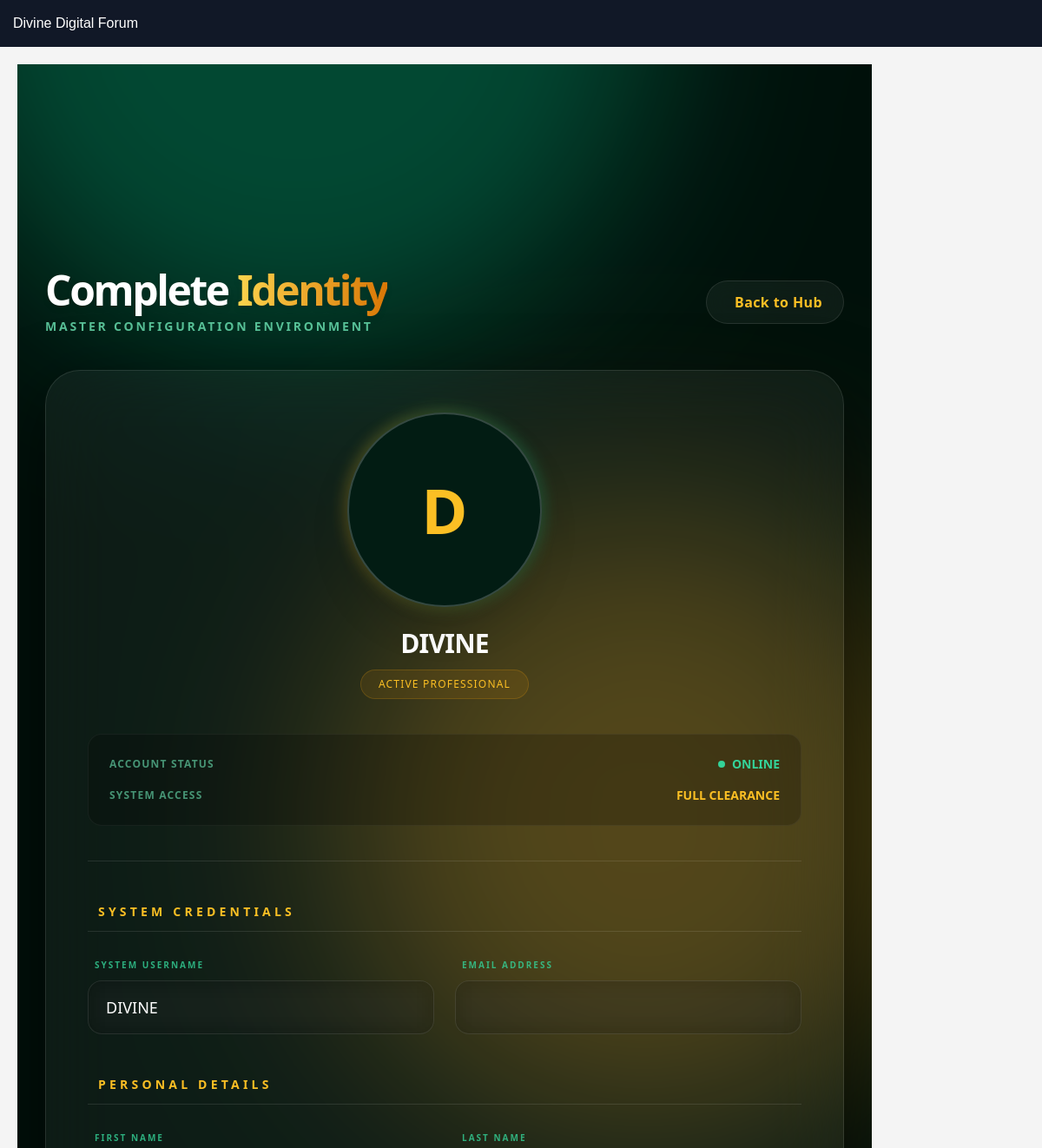
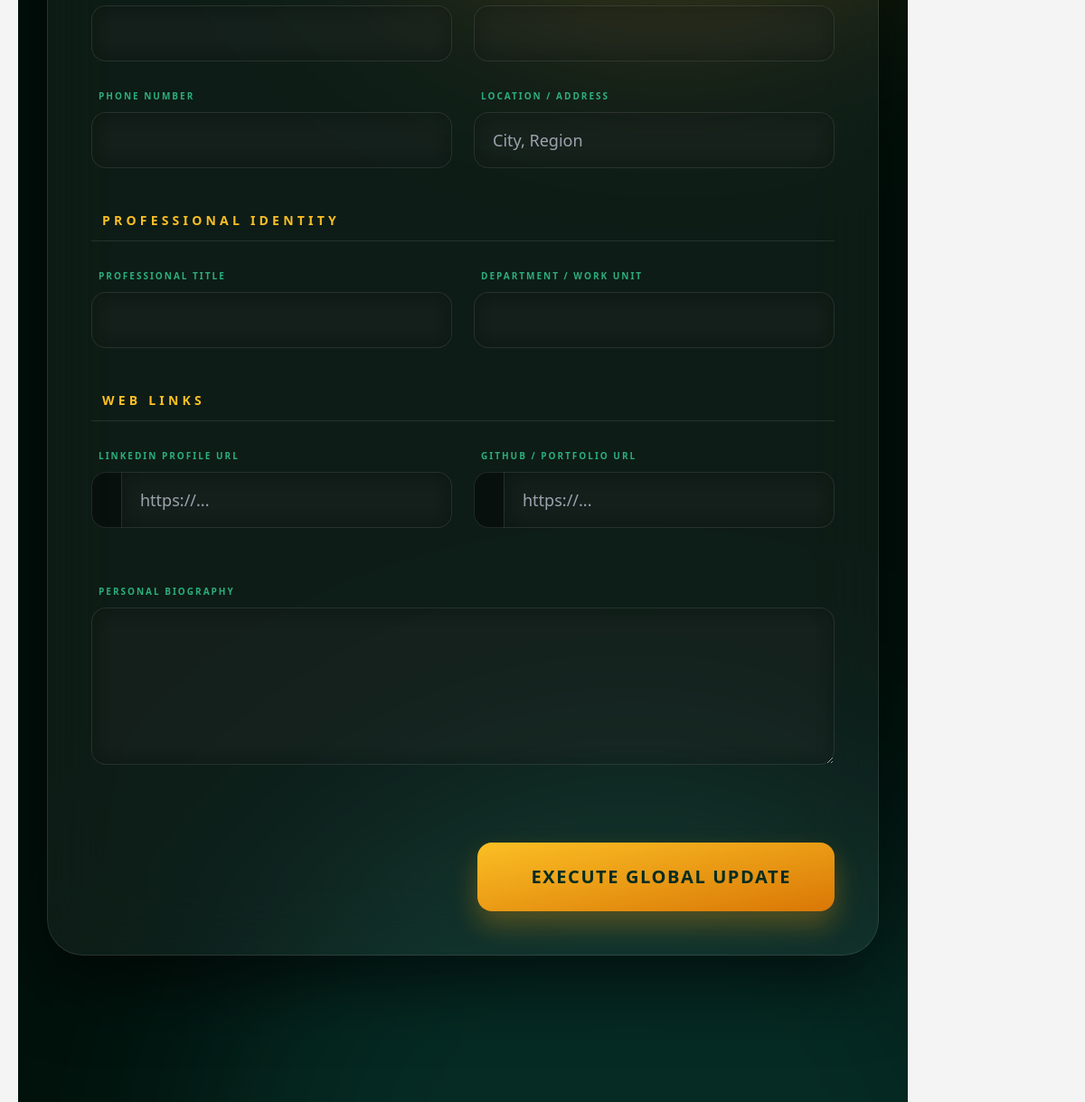
The app's page /dashboard/worker/edit/7/ (signed in) with its own data (2 pictures, top to bottom).
### accounts/models.py (models this page shows, shortened)
class CustomUser(AbstractUser):
    is_worker = models.BooleanField(default=False)
    is_admin = models.BooleanField(default=False)

### dashboard/views.py (the view)
# urls.py: path('worker/edit/<int:user_id>/', views.edit_worker_profile, name='edit_worker_profile'),
@login_required
def edit_worker_profile(request, user_id):
    worker = get_object_or_404(User, id=user_id)
    profile, _ = WorkerProfile.objects.get_or_create(user=worker)
    if request.method == 'POST':
        access_level = request.POST.get('access_level')
        if access_level and request.user.is_superuser:
            profile.access_level = access_level
            profile.save()
        return redirect('dashboard:admin_dashboard' if request.user.is_superuser else 'dashboard:worker_dashboard')
    return render(request, 'dashboard/edit_worker_profile.html', {'worker': worker})

### dashboard/templates/dashboard/edit_worker_profile.html (shortened to what this page needs)
{% extends 'main_base.html' %}
{% load static %}
{% block content %}
<div class="relative min-h-screen overflow-hidden bg-[#00100a] text-slate-100 font-sans antialiased py-12 px-4 sm:px-6 lg:px-8 flex items-center justify-center">
    <div class="absolute top-[-20%] left-[-10%] w-[70vw] h-[70vw] rounded-full mix-blend-screen filter blur-[100px] opacity-40 animate-blob bg-emerald-600 pointer-events-none"></div>
    <div class="absolute top-[20%] right-[-10%] w-[60vw] h-[60vw] rounded-full mix-blend-screen filter blur-[120px] opacity-30 animate-blob animation-delay-2000 bg-amber-500 pointer-events-none"></div>
    <div class="absolute bottom-[-20%] left-[20%] w-[80vw] h-[80vw] rounded-full mix-blend-screen filter blur-[120px] opacity-30 animate-blob animation-delay-4000 bg-teal-800 pointer-events-none"></div>
    <div class="relative z-10 w-full max-w-7xl mx-auto">
        <div class="flex flex-col md:flex-row justify-between items-center mb-10 gap-6">
            <div>
                <h1 class="text-4xl md:text-5xl font-extrabold tracking-tighter text-white drop-shadow-md">
                    Complete <span class="text-transparent bg-clip-text bg-gradient-to-r from-amber-300 to-amber-600">Identity</span>
                </h1>
                <p class="text-emerald-300/80 mt-2 text-sm uppercase tracking-[0.2em] font-semibold">Master Configuration Environment</p>
            </div>
            <a href="{% url 'dashboard:worker_dashboard' %}" class="px-6 py-3 bg-white/5 hover:bg-white/10 border border-white/10 rounded-full backdrop-blur-md text-amber-400 font-semibold tracking-wide transition-all duration-300 hover:shadow-[0_0_20px_rgba(245,158,11,0.2)] hover:-translate-y-1 flex items-center gap-2">
                 Back to Hub
            </a>
        </div>
        <form method="POST" enctype="multipart/form-data" class="bg-white/5 backdrop-blur-[40px] border border-white/10 rounded-[2.5rem] p-8 md:p-12 shadow-[0_30px_80px_rgba(0,0,0,0.6)]">
            <div class="grid grid-cols-1 xl:grid-cols-12 gap-12">
                <div class="xl:col-span-4 flex flex-col items-center border-b xl:border-b-0 xl:border-r border-white/10 pb-10 xl:pb-0 xl:pr-10">
                    <div class="relative group cursor-pointer mb-6">
                        <div class="relative w-56 h-56 rounded-full bg-[#021c13] border-2 border-white/20 overflow-hidden flex items-center justify-center shadow-2xl">
                            <span class="text-7xl font-black text-amber-400">{{ user.username|slice:":1"|upper|default:"W" }}</span>
                        </div>
                    </div>
                    <h2 class="text-3xl font-bold text-white tracking-tight text-center">{{ user.username }}</h2>
                    <p class="text-amber-400 font-medium tracking-widest uppercase text-xs mt-3 bg-amber-500/10 px-5 py-2 rounded-full border border-amber-500/20 text-center">
                        {{ user.profile.job_title|default:"Active Professional" }}
                    </p>
                    <div class="w-full mt-10 bg-black/20 rounded-2xl p-6 border border-white/5 space-y-4">
                        <div class="flex justify-between items-center">
                            <span class="text-xs text-emerald-300/60 uppercase font-bold tracking-widest">Account Status</span>
                            <span class="text-emerald-400 text-sm font-black flex items-center gap-2">
                                <span class="w-2 h-2 rounded-full bg-emerald-400 animate-pulse"></span> ONLINE
                            </span>
                        </div>
                        <div class="flex justify-between items-center">
                            <span class="text-xs text-emerald-300/60 uppercase font-bold tracking-widest">System Access</span>
                            <span class="text-amber-400 text-sm font-black">FULL CLEARANCE</span>
                        </div>
                    </div>
                </div>
                <div class="xl:col-span-8 space-y-12">
                    <div>
                        <h3 class="text-amber-400 font-bold text-sm uppercase tracking-[0.3em] flex items-center gap-3 mb-6 border-b border-white/10 pb-3">
                             System Credentials
                        </h3>
                        <div class="grid grid-cols-1 md:grid-cols-2 gap-6">
                            <div class="space-y-2">
                                <label class="text-[10px] font-black uppercase tracking-[0.2em] text-emerald-400/80 ml-2">System Username</label>
                                <input type="text" name="username" value="{{ user.username }}" class="w-full bg-black/20 backdrop-blur-md border border-white/10 text-white px-5 py-4 rounded-2xl text-lg font-medium outline-none transition-all duration-300 focus:bg-black/40 focus:border-amber-400/50 focus:ring-1 focus:ring-amber-400/30">
                            </div>
                            <div class="space-y-2">
                                <label class="text-[10px] font-black uppercase tracking-[0.2em] text-emerald-400/80 ml-2">Email Address</label>
                                <input type="email" name="email" value="{{ user.email }}" class="w-full bg-black/20 backdrop-blur-md border border-white/10 text-white px-5 py-4 rounded-2xl text-lg font-medium outline-none transition-all duration-300 focus:bg-black/40 focus:border-amber-400/50 focus:ring-1 focus:ring-amber-400/30">
                            </div>
                        </div>
                    </div>
                    <div>
                        <h3 class="text-amber-400 font-bold text-sm uppercase tracking-[0.3em] flex items-center gap-3 mb-6 border-b border-white/10 pb-3">
                             Personal Details
                        </h3>
                        <div class="grid grid-cols-1 md:grid-cols-2 gap-6">
                            <div class="space-y-2">
                                <label class="text-[10px] font-black uppercase tracking-[0.2em] text-emerald-400/80 ml-2">First Name</label>
                                <input type="text" name="first_name" value="{{ user.first_name|default:'' }}" class="w-full bg-black/20 backdrop-blur-md border border-white/10 text-white px-5 py-4 rounded-2xl text-lg font-medium outline-none transition-all duration-300 focus:bg-black/40 focus:border-amber-400/50 focus:ring-1 focus:ring-amber-400/30">
                            </div>
                            <div class="space-y-2">
                                <label class="text-[10px] font-black uppercase tracking-[0.2em] text-emerald-400/80 ml-2">Last Name</label>
                                <input type="text" name="last_name" value="{{ user.last_name|default:'' }}" class="w-full bg-black/20 backdrop-blur-md border border-white/10 text-white px-5 py-4 rounded-2xl text-lg font-medium outline-none transition-all duration-300 focus:bg-black/40 focus:border-amber-400/50 focus:ring-1 focus:ring-amber-400/30">
                            </div>
                            <div class="space-y-2">
                                <label class="text-[10px] font-black uppercase tracking-[0.2em] text-emerald-400/80 ml-2">Phone Number</label>
                                <input type="text" name="phone" value="{{ user.profile.phone|default:'' }}" class="w-full bg-black/20 backdrop-blur-md border border-white/10 text-white px-5 py-4 rounded-2xl text-lg font-medium outline-none transition-all duration-300 focus:bg-black/40 focus:border-amber-400/50 focus:ring-1 focus:ring-amber-400/30">
                            </div>
                            <div class="space-y-2">
                                <label class="text-[10px] font-black uppercase tracking-[0.2em] text-emerald-400/80 ml-2">Location / Address</label>
                                <input type="text" name="location" value="{{ user.profile.location|default:'' }}" placeholder="City, Region" class="w-full bg-black/20 backdrop-blur-md border border-white/10 text-white px-5 py-4 rounded-2xl text-lg font-medium outline-none transition-all duration-300 focus:bg-black/40 focus:border-amber-400/50 focus:ring-1 focus:ring-amber-400/30">
                            </div>
                        </div>
                    </div>
                    <div>
                        <h3 class="text-amber-400 font-bold text-sm uppercase tracking-[0.3em] flex items-center gap-3 mb-6 border-b border-white/10 pb-3">
                             Professional Identity
                        </h3>
                        <div class="grid grid-cols-1 md:grid-cols-2 gap-6">
                            <div class="space-y-2">
                                <label class="text-[10px] font-black uppercase tracking-[0.2em] text-emerald-400/80 ml-2">Professional Title</label>
                                <input type="text" name="job_title" value="{{ user.profile.job_title|default:'' }}" class="w-full bg-black/20 backdrop-blur-md border border-white/10 text-white px-5 py-4 rounded-2xl text-lg font-medium outline-none transition-all duration-300 focus:bg-black/40 focus:border-amber-400/50 focus:ring-1 focus:ring-amber-400/30">
                            </div>
                            <div class="space-y-2">
                                <label class="text-[10px] font-black uppercase tracking-[0.2em] text-emerald-400/80 ml-2">Department / Work Unit</label>
                                <input type="text" name="department" value="{{ user.profile.department|default:'' }}" class="w-full bg-black/20 backdrop-blur-md border border-white/10 text-white px-5 py-4 rounded-2xl text-lg font-medium outline-none transition-all duration-300 focus:bg-black/40 focus:border-amber-400/50 focus:ring-1 focus:ring-amber-400/30">
                            </div>
                        </div>
                    </div>
                    <div>
                        <h3 class="text-amber-400 font-bold text-sm uppercase tracking-[0.3em] flex items-center gap-3 mb-6 border-b border-white/10 pb-3">
                             Web Links
                        </h3>
                        <div class="grid grid-cols-1 md:grid-cols-2 gap-6">
                            <div class="space-y-2 relative">
                                <label class="text-[10px] font-black uppercase tracking-[0.2em] text-emerald-400/80 ml-2">LinkedIn Profile URL</label>
                                <div class="flex">
                                    <span class="inline-flex items-center px-4 bg-black/40 border border-r-0 border-white/10 rounded-l-2xl text-emerald-400">
                                    </span>
                                    <input type="url" name="linkedin" value="{{ user.profile.linkedin|default:'' }}" placeholder="https://..." class="w-full bg-black/20 backdrop-blur-md border border-white/10 text-white px-5 py-4 rounded-r-2xl text-lg font-medium outline-none transition-all duration-300 focus:bg-black/40 focus:border-amber-400/50 focus:ring-1 focus:ring-amber-400/30">
                                </div>
                            </div>
                            <div class="space-y-2 relative">
                                <label class="text-[10px] font-black uppercase tracking-[0.2em] text-emerald-400/80 ml-2">GitHub / Portfolio URL</label>
                                <div class="flex">
                                    <span class="inline-flex items-center px-4 bg-black/40 border border-r-0 border-white/10 rounded-l-2xl text-emerald-400">
                                    </span>
                                    <input type="url" name="github" value="{{ user.profile.github|default:'' }}" placeholder="https://..." class="w-full bg-black/20 backdrop-blur-md border border-white/10 text-white px-5 py-4 rounded-r-2xl text-lg font-medium outline-none transition-all duration-300 focus:bg-black/40 focus:border-amber-400/50 focus:ring-1 focus:ring-amber-400/30">
                                </div>
                            </div>
                        </div>
                    </div>
                    <div class="space-y-2 pt-2">
                        <label class="text-[10px] font-black uppercase tracking-[0.2em] text-emerald-400/80 ml-2">Personal Biography</label>
                        <textarea name="bio" rows="5" class="w-full bg-black/20 backdrop-blur-md border border-white/10 text-white px-5 py-4 rounded-2xl text-lg font-medium outline-none transition-all duration-300 focus:bg-black/40 focus:border-amber-400/50 focus:ring-1 focus:ring-amber-400/30 resize-y">{{ user.profile.bio|default:'' }}</textarea>
                    </div>
                    <div class="pt-8 flex justify-end">
                        <button type="submit" class="relative inline-flex items-center justify-center px-12 py-6 overflow-hidden font-bold tracking-widest text-white rounded-2xl bg-gradient-to-br from-amber-400 to-amber-600 group shadow-[0_15px_30px_rgba(245,158,11,0.3)] hover:shadow-[0_20px_40px_rgba(245,158,11,0.5)] transition-all duration-300 transform hover:-translate-y-1 w-full md:w-auto">
                            <span class="relative flex items-center gap-3 uppercase text-emerald-950 font-black text-xl">
                                 Execute Global Update
                            </span>
                        </button>
                    </div>
                </div>
            </div>
        </form>
    </div>
</div>
{% endblock %}

### templates/main_base.html (style rules this page uses)
body { margin:0; padding:0; font-family: Arial, sans-serif; background:#f4f4f4; }

### dashboard/templates/dashboard/edit_worker_profile.html (style rules this page uses)
.animate-blob { animation: blob 10s infinite alternate ease-in-out; }
.animation-delay-2000 { animation-delay: 2s; }
.animation-delay-4000 { animation-delay: 4s; }

### records on screen
CustomUser: username "D", username "DIVINE", profile.job_title "ACTIVE PROFESSIONAL"
